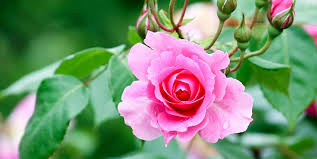
#> input picture roses.jfif, 317 x 159 px
$ jupyter execute code02_color_channels.ipynb
#> lines starting #> are read from the running program, lines starting #| are printed output that depends on the picture
[cell 1]
# Importing the opencv module
import cv2
import numpy as np
import matplotlib.pyplot as plt

[cell 2]
imageRoses = cv2.imread("roses.jfif")
#> imageRoses is the input picture: shape (159, 317, 3); mean B, G, R 114.9, 142.5, 123.5
#cv2.imshow("Roses", imageRoses)
imageRoses_gray = cv2.cvtColor(imageRoses, cv2.COLOR_BGR2GRAY)
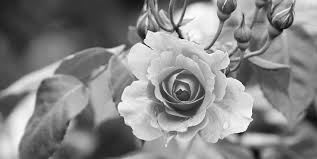
#> imageRoses_gray: shape (159, 317); min 3, max 254, mean 133.7
imageRoses_rgb = cv2.cvtColor(imageRoses, cv2.COLOR_BGR2RGB)

[cell 3]
type(imageRoses_gray)

[cell 4]
width, height, channels = imageRoses.shape
#> width = 159; height = 317; channels = 3
print("The width of the image is ", width)
#| The width of the image is  159
print("The height of the image is ", height)
#| The height of the image is  317
print("The number of channels are ", channels)
#| The number of channels are  3

[cell 5]
plt.imshow(imageRoses_rgb, cmap = plt.cm.gray)
plt.title('Image Roses')

[cell 6]
#To extract the blue channel

imageRoses = cv2.imread("roses.jfif")
imageRosesBlue = imageRoses

imageRosesBlue[:,:,1]=0
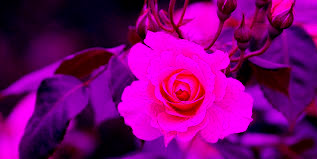
#> imageRosesBlue: shape (159, 317, 3); mean B, G, R 114.9, 0, 123.5
imageRosesBlue[:,:,2]=0
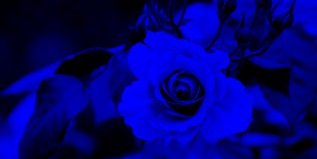
#> imageRosesBlue: shape (159, 317, 3); mean B, G, R 114.9, 0, 0

imageRosesBlue_rgb = cv2.cvtColor(imageRosesBlue, cv2.COLOR_BGR2RGB)
imageRosesBlue_gray = cv2.cvtColor(imageRosesBlue, cv2.COLOR_BGR2GRAY)
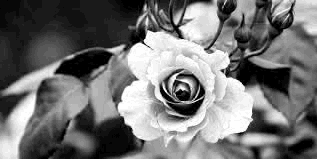
#> imageRosesBlue_gray: shape (159, 317); min 0, max 29, mean 13.1; drawn with min black and max white

plt.imshow(imageRosesBlue_rgb, cmap = plt.cm.gray)
plt.title('Image Roses Blue')


plt.figure()
plt.imshow(imageRosesBlue_gray, cmap = plt.cm.gray)
plt.title('Image Roses Blue Gray')

[cell 7]
imageRosesBlue_rgb.shape
#> Out = (159, 317, 3)

[cell 8]
#To extract the red channel

imageRoses = cv2.imread("roses.jfif")

imageRosesRed = imageRoses

imageRosesRed[:,:,0]=0
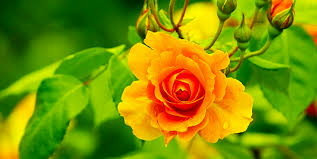
#> imageRosesRed: shape (159, 317, 3); mean B, G, R 0, 142.5, 123.5
imageRosesRed[:,:,1]=0
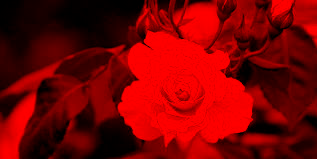
#> imageRosesRed: shape (159, 317, 3); mean B, G, R 0, 0, 123.5

imageRosesRed_rgb = cv2.cvtColor(imageRosesRed, cv2.COLOR_BGR2RGB)
imageRosesRed_gray = cv2.cvtColor(imageRosesRed, cv2.COLOR_BGR2GRAY)
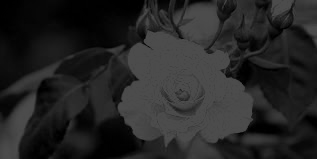
#> imageRosesRed_gray: shape (159, 317); min 0, max 76, mean 36.9


plt.imshow(imageRosesRed_rgb, cmap = plt.cm.gray)
plt.title('Image Roses Red')

plt.figure()
plt.imshow(imageRosesRed_gray, cmap = plt.cm.gray)
plt.title('Image Roses Red Gray')

[cell 9]
#To extract the green channel

imageRoses = cv2.imread("roses.jfif")

imageRosesGreen = imageRoses

imageRosesGreen[:,:,0]=0
imageRosesGreen[:,:,2]=0
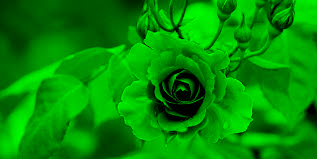
#> imageRosesGreen: shape (159, 317, 3); mean B, G, R 0, 142.5, 0

imageRosesGreen_rgb = cv2.cvtColor(imageRosesGreen, cv2.COLOR_BGR2RGB)
imageRosesGreen_gray = cv2.cvtColor(imageRosesGreen, cv2.COLOR_BGR2GRAY)
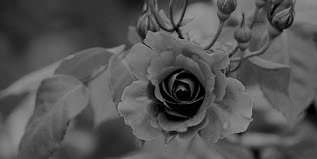
#> imageRosesGreen_gray: shape (159, 317); min 0, max 150, mean 83.7

plt.imshow(imageRosesGreen_rgb, cmap = plt.cm.gray)
plt.title('Image Roses Green')

plt.figure()
plt.imshow(imageRosesGreen_gray, cmap = plt.cm.gray)
plt.title('Image Roses Green Gray')

[cell 10]
imageRosesGreen[10:20, :, 0].shape
#> Out = (10, 317)

[cell 11]
imageRosesGreen[10:, :, 0].shape
#> Out = (149, 317)

[cell 12]
imageRosesGreen[:10, :, 0].shape
#> Out = (10, 317)

[cell 13]
imageRosesGreen[:, :, 0].shape
#> Out = (159, 317)

$ run again, with neeraj_gold.jfif copied over roses.jfif
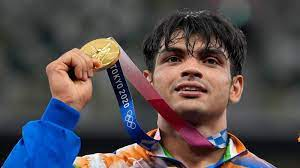
#> input picture neeraj_gold.jfif, 300 x 168 px
#> imageRoses is the input picture: shape (168, 300, 3); mean B, G, R 79.9, 76.3, 83
#| The width of the image is  168
#| The height of the image is  300
#| The number of channels are  3
#> `imageRosesGreen[:,:,2]=0`:
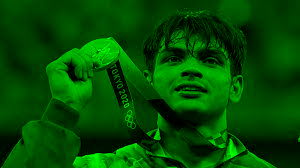
#> imageRosesGreen: shape (168, 300, 3); mean B, G, R 0, 76.3, 0
#> `imageRosesGreen_gray = cv2.cvtColor(imageRosesGreen, cv2.COLOR_BGR2GRAY)`:
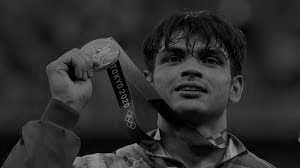
#> imageRosesGreen_gray: shape (168, 300); min 0, max 150, mean 44.8

$ run again, with park.jfif copied over roses.jfif
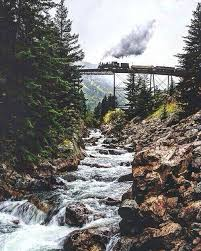
#> input picture park.jfif, 201 x 251 px
#> imageRoses is the input picture: shape (251, 201, 3); mean B, G, R 117.4, 119.6, 121.3
#| The width of the image is  251
#| The height of the image is  201
#| The number of channels are  3
#> `imageRosesGreen[:,:,2]=0`:
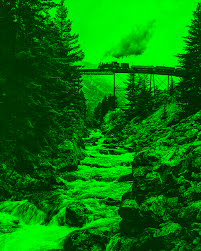
#> imageRosesGreen: shape (251, 201, 3); mean B, G, R 0, 119.6, 0
#> `imageRosesGreen_gray = cv2.cvtColor(imageRosesGreen, cv2.COLOR_BGR2GRAY)`:
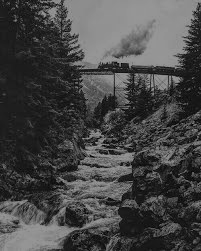
#> imageRosesGreen_gray: shape (251, 201); min 0, max 150, mean 70.2
